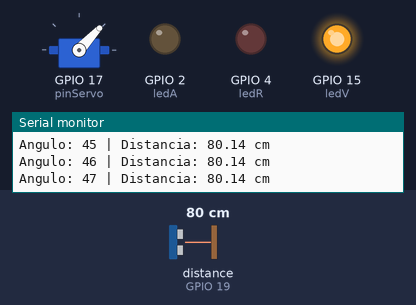
This sketch was run on a simulated ESP32. On the bench: servo, output pins drawn as LEDs (lit = HIGH), the last lines printed to the serial monitor. Wiring (inferred from the names in the program): ultrasonic range finder: trigger GPIO 18; echo GPIO 19. Inputs (shaded band) come from the test bench; at power-on: distance to the obstacle (sensor on GPIO 19) 80 cm. The echo pulse lasts 58.3 µs per cm; pins used as bus, display or sensor lines are not drawn.

Above: at 1.2 s.
1.3 s: distance to the obstacle (sensor on GPIO 19) set to 2 cm
At 1.68 s:
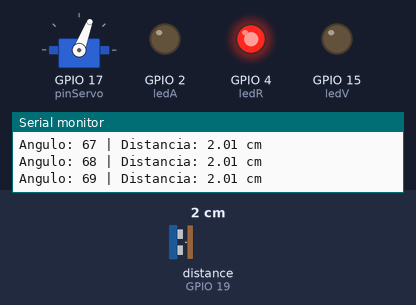
4.3 s: distance to the obstacle (sensor on GPIO 19) set to 18 cm
At 4.48 s:
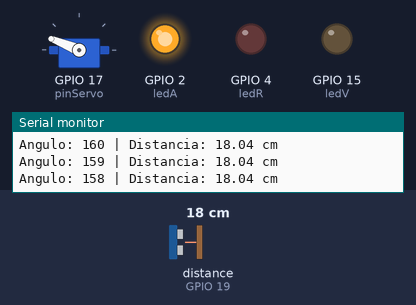
7.3 s: distance to the obstacle (sensor on GPIO 19) set to 4 cm
At 7.53 s:
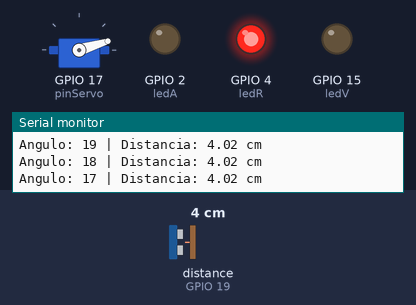
10.3 s: distance to the obstacle (sensor on GPIO 19) set to 35 cm
At 10.67 s:
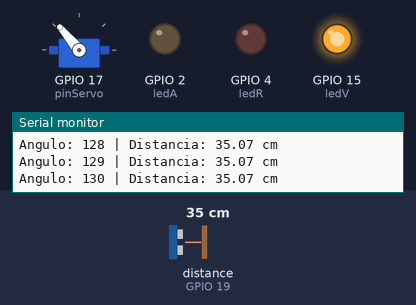
13.3 s: distance to the obstacle (sensor on GPIO 19) set to 17 cm
At 13.52 s:
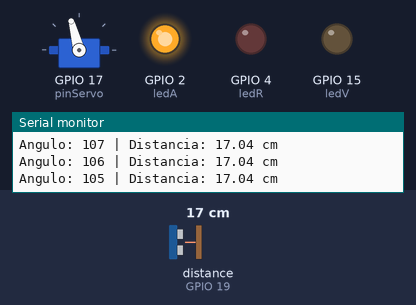
16.3 s: distance to the obstacle (sensor on GPIO 19) set to 60 cm
At 17.2 s:
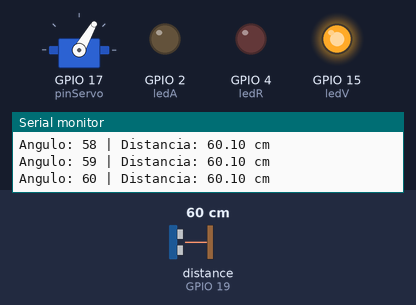
Timing chart, 0 to 20.3 s (numbered marks = the images above; inputs shaded):
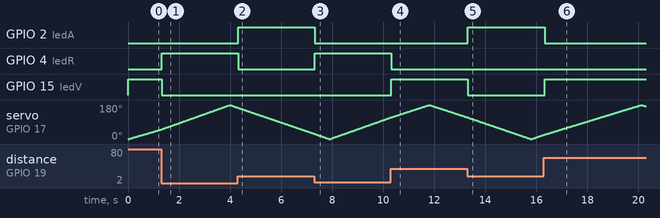

Measured:
- after the input at 1.3 s, GPIO 4 (ledR): LOW → HIGH at once; GPIO 15 (ledV): HIGH → LOW at once
- after the input at 4.3 s, GPIO 2 (ledA): LOW → HIGH at once; GPIO 4 (ledR): HIGH → LOW at once
- after the input at 7.3 s, GPIO 2 (ledA): HIGH → LOW at once; GPIO 4 (ledR): LOW → HIGH at once
- after the input at 10.3 s, GPIO 4 (ledR): HIGH → LOW at once; GPIO 15 (ledV): LOW → HIGH at once
- after the input at 13.3 s, GPIO 2 (ledA): LOW → HIGH at once; GPIO 15 (ledV): HIGH → LOW at once
- after the input at 16.3 s, GPIO 2 (ledA): HIGH → LOW at once; GPIO 15 (ledV): LOW → HIGH at once
- by itself, servo on GPIO 17 (pinServo): rises from 22° to 180° in 3.8 s, then falls to 174° in 0.17 s

The sketch:

sketch_may6a.ino
```cpp
#include <ESP32Servo.h>

//Pines por declarar
Servo miServo;
long tiempo;
float distancia;
const int echo = 19;
const int trig = 18;
const int ledV = 15;
const int ledA = 2;
const int ledR = 4;
const int pinServo = 17;

void setup() {

  //inicializar los componentes
  Serial.begin(115200);
  pinMode(ledV, OUTPUT);
  pinMode(ledA, OUTPUT);
  pinMode(ledR, OUTPUT);
  pinMode(trig, OUTPUT);
  pinMode(echo, INPUT);
  miServo.attach(pinServo);

}

void loop() {

//Giro de 180 Grados
  for(int i = 0; i <= 180; i++) {
    miServo.write(i);
    medirDistancia();
    actualizarLeds();
    Serial.print("Angulo: ");
    Serial.print(i);
    Serial.print(" | Distancia: ");
    Serial.print(distancia);
    Serial.println(" cm");
    delay(20);
  }

//Giro de 180 Grados regresable
  for(int i = 180; i >= 0; i--) {
    miServo.write(i);
    medirDistancia();
    actualizarLeds();
    Serial.print("Angulo: ");
    Serial.print(i);
    Serial.print(" | Distancia: ");
    Serial.print(distancia);
    Serial.println(" cm");
    delay(20);
  }
}

void medirDistancia() {

  digitalWrite(trig, LOW);
  delayMicroseconds(2);
  digitalWrite(trig, HIGH);
  delayMicroseconds(10);
  digitalWrite(trig, LOW);
  tiempo = pulseIn(echo, HIGH);
  distancia = tiempo / 58.2;

}

void actualizarLeds() {

  digitalWrite(ledV, LOW);
  digitalWrite(ledA, LOW);
  digitalWrite(ledR, LOW);

  if (distancia > 20) {
    digitalWrite(ledV, HIGH);
  }

  else if (distancia > 10 && distancia <= 20) {
    digitalWrite(ledA, HIGH);
  }

  else if (distancia > 0 && distancia <= 10) {
    digitalWrite(ledR, HIGH);
  }

}
```
